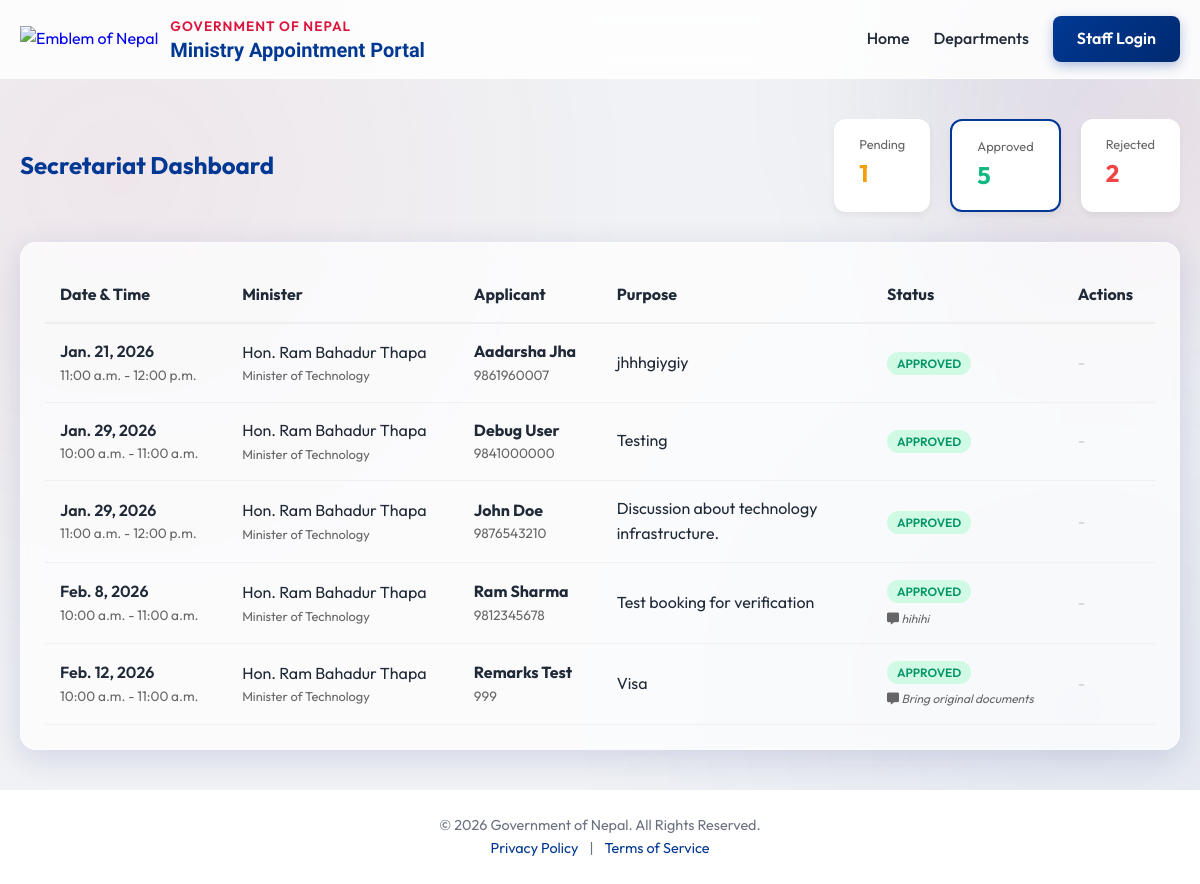
Screenshot of /dashboard/?status=APPROVED with the database file from the repository.
### appointments/models.py (models this page shows, shortened)
class Appointment(models.Model):
    STATUS_CHOICES = [
        ('PENDING', 'Pending Approval'),
        ('APPROVED', 'Approved'),
        ('REJECTED', 'Rejected'),
        ('COMPLETED', 'Completed'),
    ]
    slot = models.OneToOneField(TimeSlot, on_delete=models.CASCADE, related_name='appointment')
    full_name = models.CharField(max_length=255)
    email = models.EmailField()
    phone_number = models.CharField(max_length=20)
    address = models.CharField(max_length=255)
    purpose = models.TextField(help_text="Reason for appointment")
    status = models.CharField(max_length=20, choices=STATUS_CHOICES, default='PENDING')
    created_at = models.DateTimeField(auto_now_add=True)
    admin_notes = models.TextField(blank=True, help_text="Internal notes for approval/rejection")
    admin_message = models.TextField(blank=True, default='', help_text="Message to the applicant from the secretariat")

class TimeSlot(models.Model):
    minister = models.ForeignKey(Minister, on_delete=models.CASCADE, related_name='slots')
    date = models.DateField()
    start_time = models.TimeField()
    end_time = models.TimeField()
    is_booked = models.BooleanField(default=False)
    class Meta:
        unique_together = ('minister', 'date', 'start_time')
        ordering = ['date', 'start_time']

class Minister(models.Model):
    name = models.CharField(max_length=200)
    portfolio = models.CharField(max_length=200, help_text="e.g. Minister of Finance")
    ministry_name = models.CharField(max_length=200, default="Ministry of ...")
    photo = models.ImageField(upload_to='ministers/', blank=True, null=True)
    description = models.TextField(blank=True)
    is_active = models.BooleanField(default=True)

### dashboard/views.py (the view)
# urls.py: path('', views.dashboard_home, name='home'),
def dashboard_home(request):
    status_filter = request.GET.get('status', 'PENDING')
    appointments = Appointment.objects.filter(status=status_filter).order_by('slot__date', 'slot__start_time')
    counts = {
        'pending': Appointment.objects.filter(status='PENDING').count(),
        'approved': Appointment.objects.filter(status='APPROVED').count(),
        'rejected': Appointment.objects.filter(status='REJECTED').count(),
    }
    return render(request, 'dashboard/index.html', {
        'appointments': appointments,
        'counts': counts,
        'current_filter': status_filter
    })

### dashboard/templates/dashboard/index.html (shortened to what this page needs)
{% extends 'core/base.html' %}
{% block content %}
<div class="container" style="padding: 40px 20px;">
    <div class="dashboard-header"
        style="display: flex; justify-content: space-between; align-items: center; margin-bottom: 30px;">
        <h2 style="color: var(--primary-blue);">Secretariat Dashboard</h2>
        <div class="stats-cards" style="display: flex; gap: 20px;">
            <a href="?status=PENDING" class="stat-card {% if current_filter == 'PENDING' %}active{% endif %}"
                style="background: white; padding: 15px 25px; border-radius: 12px; box-shadow: 0 4px 6px rgba(0,0,0,0.05); text-decoration: none; color: inherit;">
                <span style="display: block; font-size: 0.8rem; color: #666;">Pending</span>
                <strong style="font-size: 1.5rem; color: #f59e0b;">{{ counts.pending }}</strong>
            </a>
            <a href="?status=APPROVED" class="stat-card {% if current_filter == 'APPROVED' %}active{% endif %}"
                style="background: white; padding: 15px 25px; border-radius: 12px; box-shadow: 0 4px 6px rgba(0,0,0,0.05); text-decoration: none; color: inherit;">
                <span style="display: block; font-size: 0.8rem; color: #666;">Approved</span>
                <strong style="font-size: 1.5rem; color: #10b981;">{{ counts.approved }}</strong>
            </a>
            <a href="?status=REJECTED" class="stat-card {% if current_filter == 'REJECTED' %}active{% endif %}"
                style="background: white; padding: 15px 25px; border-radius: 12px; box-shadow: 0 4px 6px rgba(0,0,0,0.05); text-decoration: none; color: inherit;">
                <span style="display: block; font-size: 0.8rem; color: #666;">Rejected</span>
                <strong style="font-size: 1.5rem; color: #ef4444;">{{ counts.rejected }}</strong>
            </a>
        </div>
    </div>
    <div class="glass-card">
        <table style="width: 100%; border-collapse: collapse;">
            <thead>
                <tr style="border-bottom: 2px solid #eee; text-align: left;">
                    <th style="padding: 15px;">Date & Time</th>
                    <th style="padding: 15px;">Minister</th>
                    <th style="padding: 15px;">Applicant</th>
                    <th style="padding: 15px;">Purpose</th>
                    <th style="padding: 15px;">Status</th>
                    <th style="padding: 15px;">Actions</th>
                </tr>
            </thead>
            <tbody>
                {% for appointment in appointments %}
                <tr style="border-bottom: 1px solid #f0f0f0;">
                    <td style="padding: 15px;">
                        <div style="font-weight: 600;">{{ appointment.slot.date }}</div>
                        <div style="font-size: 0.85rem; color: #666;">
                            {{ appointment.slot.start_time|time:"g:i a" }} - {{ appointment.slot.end_time|time:"g:i a" }}
                        </div>
                    </td>
                    <td style="padding: 15px;">
                        {{ appointment.slot.minister.name }}
                        <div style="font-size: 0.8rem; color: #666;">{{ appointment.slot.minister.portfolio }}</div>
                    </td>
                    <td style="padding: 15px;">
                        <strong>{{ appointment.full_name }}</strong>
                        <div style="font-size: 0.85rem; color: #666;">{{ appointment.phone_number }}</div>
                    </td>
                    <td style="padding: 15px; max-width: 250px;">{{ appointment.purpose }}</td>
                    <td style="padding: 15px;">
                        <span class="badge badge-{{ appointment.status|lower }}">{{ appointment.status }}</span>
                        {% if appointment.admin_message %}
                        <div style="font-size: 0.75rem; color: #666; margin-top: 5px; font-style: italic;">
                            <i class="fas fa-comment-alt"></i> {{ appointment.admin_message }}
                        </div>
                        {% endif %}
                    </td>
                    <td style="padding: 15px;">
                        {% if appointment.status == 'PENDING' %}
                        <div style="display: flex; gap: 8px;">
                            <button type="button" class="btn-sm btn-approve" title="Approve"
                                onclick="openActionModal('{{ appointment.id }}', 'approve', '{{ appointment.full_name }}')">
                                <i class="fas fa-check"></i>
                            </button>
                            <button type="button" class="btn-sm btn-reject" title="Reject"
                                onclick="openActionModal('{{ appointment.id }}', 'reject', '{{ appointment.full_name }}')">
                                <i class="fas fa-times"></i>
                            </button>
                        </div>
                        {% else %}
                        <span style="color: #ccc;">-</span>
                        {% endif %}
                    </td>
                </tr>
                {% empty %}
                <tr>
                    <td colspan="6" style="padding: 40px; text-align: center; color: #888;">No appointments found in
                        this category.</td>
                </tr>
                {% endfor %}
            </tbody>
        </table>
    </div>
</div>
{% endblock %}

### core/static/core/css/style.css (style rules this page uses)
:root { --primary-red: #DC143C; --primary-blue: #003893; --white: #ffffff; --off-white: #f8f9fa; --text-dark: #1f2937; --text-muted: #6b7280; --glass-bg: rgba(255, 255, 255, 0.7); --glass-border: rgba(255, 255, 255, 0.5); --glass-shadow: 0 8px 32px 0 rgba(31, 38, 135, 0.15); --font-heading: 'Mukta', sans-serif; --font-body: 'Outfit', sans-serif; }
* { margin: 0; padding: 0; box-sizing: border-box; }
body { font-family: var(--font-body); background-color: #f0f2f5; color: var(--text-dark); line-height: 1.6; min-height: 100vh; display: flex; flex-direction: column; position: relative; overflow-x: hidden; }
.container { max-width: 1200px; margin: 0 auto; padding: 0 20px; }
.glass-card { background: var(--glass-bg); backdrop-filter: blur(8px); -webkit-backdrop-filter: blur(8px); border: 1px solid var(--glass-border); box-shadow: var(--glass-shadow); border-radius: 16px; padding: 24px; }

### dashboard/templates/dashboard/index.html (style rules this page uses)
.stat-card.active { border: 2px solid var(--primary-blue); }
.badge { padding: 4px 10px; border-radius: 20px; font-size: 0.75rem; font-weight: 600; text-transform: uppercase; }
.badge-approved { background: #d1fae5; color: #059669; }

### rows the page displays
Appointment: slot "Jan. 21, 2026", slot.start_time "11:00 a.m.", slot.end_time "12:00 p.m.", slot.minister.name "Hon. Ram Bahadur Thapa", slot.minister.portfolio "Minister of Technology", full_name "Aadarsha Jha", phone_number "9861960007", purpose "jhhhgiygiy", status "APPROVED"
Appointment: slot "Jan. 29, 2026", slot.start_time "10:00 a.m.", slot.end_time "11:00 a.m.", slot.minister.name "Hon. Ram Bahadur Thapa", slot.minister.portfolio "Minister of Technology", full_name "Debug User", phone_number "9841000000", purpose "Testing", status "APPROVED"
Appointment: slot "Jan. 29, 2026", slot.start_time "11:00 a.m.", slot.end_time "12:00 p.m.", slot.minister.name "Hon. Ram Bahadur Thapa", slot.minister.portfolio "Minister of Technology", full_name "John Doe", phone_number "9876543210", purpose "Discussion about technology infrastructure.", status "APPROVED"
Appointment: slot "Feb. 8, 2026", slot.start_time "10:00 a.m.", slot.end_time "11:00 a.m.", slot.minister.name "Hon. Ram Bahadur Thapa", slot.minister.portfolio "Minister of Technology", full_name "Ram Sharma", phone_number "9812345678", purpose "Test booking for verification", status "APPROVED", admin_message "hihihi"
Appointment: slot "Feb. 12, 2026", slot.start_time "10:00 a.m.", slot.end_time "11:00 a.m.", slot.minister.name "Hon. Ram Bahadur Thapa", slot.minister.portfolio "Minister of Technology", full_name "Remarks Test", phone_number "999", purpose "Visa", status "APPROVED", admin_message "Bring original documents"

### other values shown
{{ counts.pending }} "1"
{{ counts.approved }} "5"
{{ counts.rejected }} "2"
